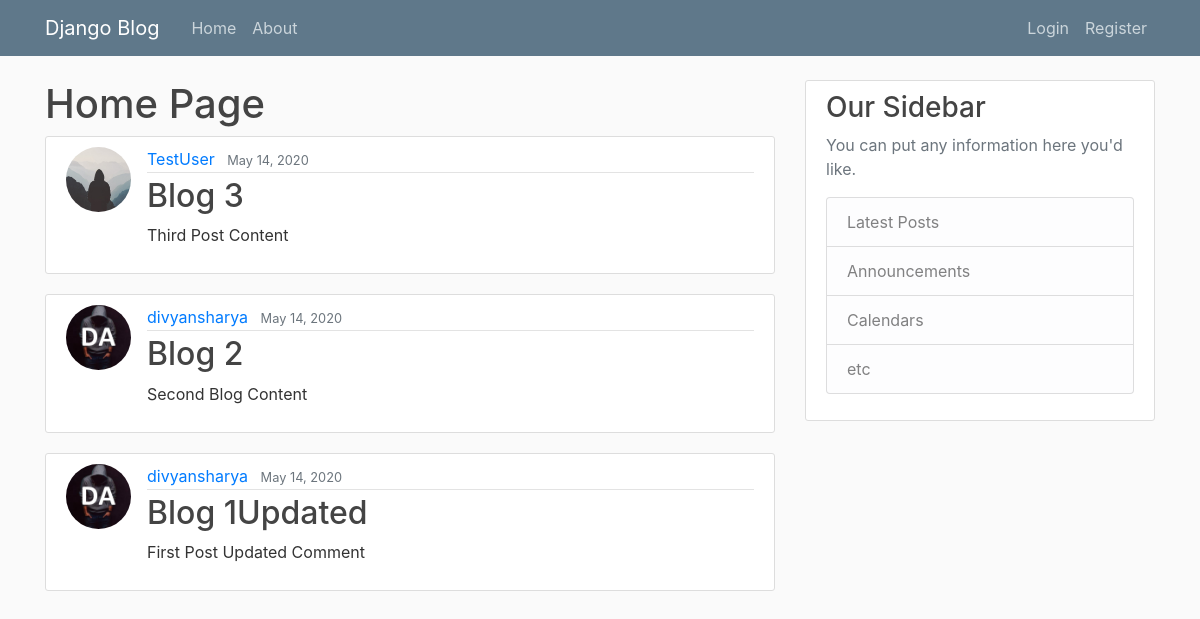
The app's page /, older data.
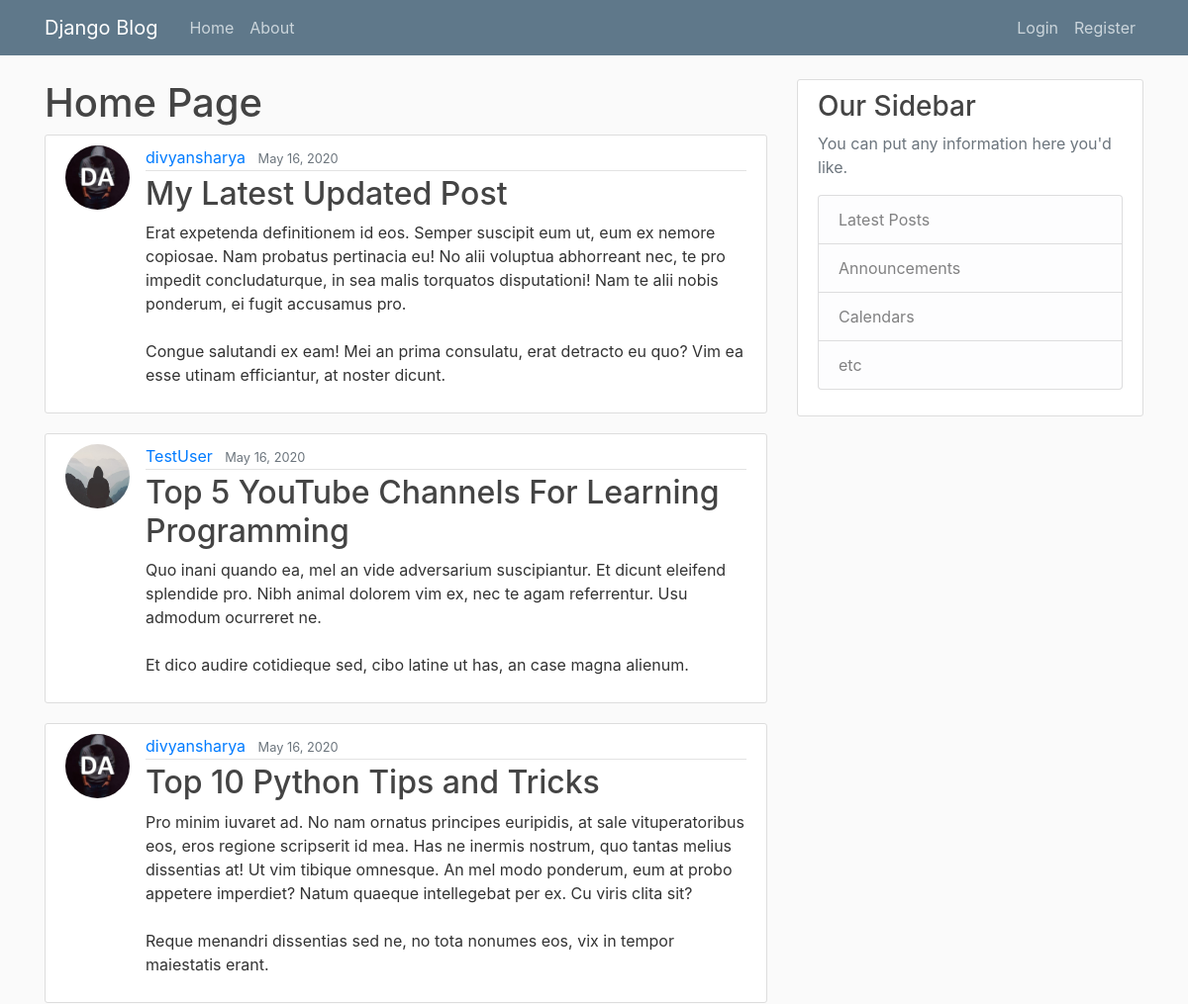
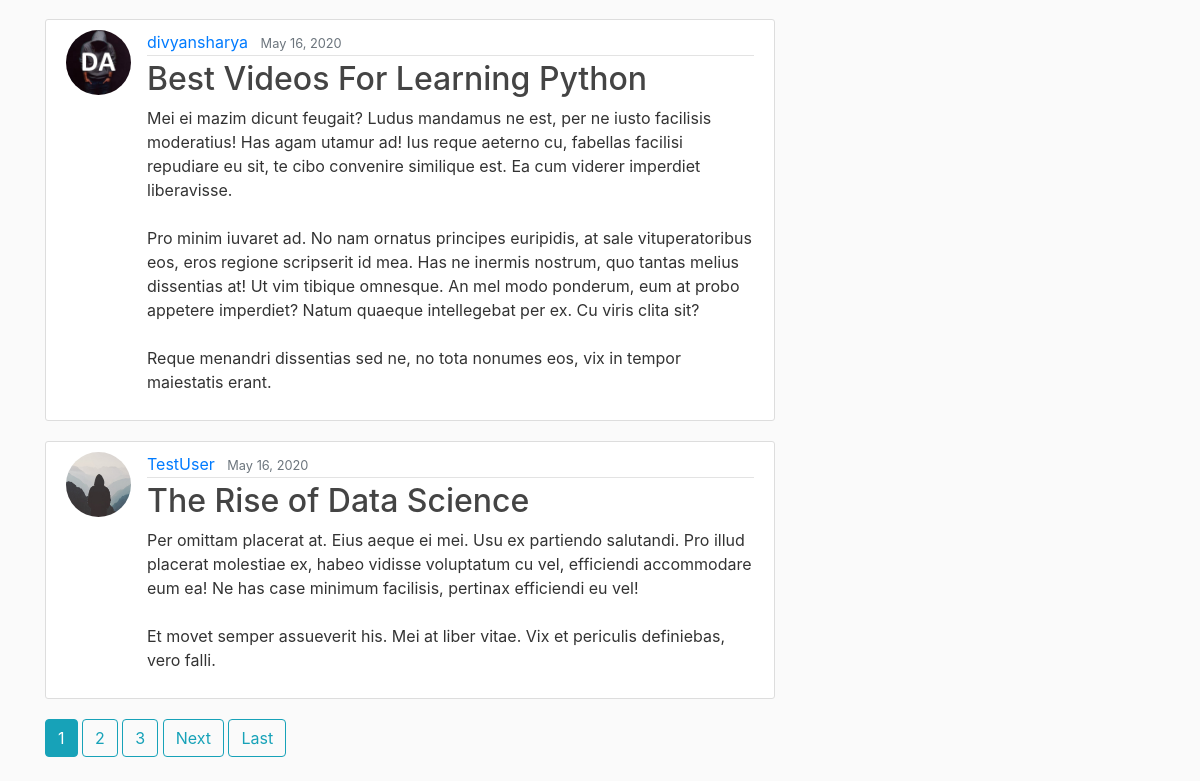
The same page, newer data (2 pictures, top to bottom).
### blog/models.py (models this page shows, shortened)
class Post(models.Model):
    title = models.CharField(max_length=100)
    content = models.TextField()
    date_posted = models.DateTimeField(default=timezone.now)
    author = models.ForeignKey(User, on_delete=models.CASCADE)

### users/models.py (models this page shows, shortened)
class Profile(models.Model):
    user = models.OneToOneField(User, on_delete=models.CASCADE)
    image = models.ImageField(default='default.jpg', upload_to='profile_pics')

### blog/views.py (the view)
# urls.py: path('', PostListView.as_view(), name='blog-home'),
class PostListView(ListView):
    model = Post
    template_name = 'blog/home.html'
    context_object_name = 'posts'
    ordering = ['-date_posted']
    paginate_by = 5

### blog/templates/blog/home.html (shortened to what this page needs)
{% extends 'blog/base.html' %}
{% block content%}
    <h1>Home Page</h1>
    {% for post in posts %}
        <article class="media content-section">
            <img class="rounded-circle article-img" src="{{ post.author.profile.image.url }}" alt="">
            <div class="media-body">
                <div class="article-metadata">
                    <a class="mr-2" href="{% url 'user-posts' post.author.username %}">{{ post.author }}</a>
                    <small class="text-muted">{{ post.date_posted | date:'F d, Y' }}</small>
                </div>
                <h2><a class="article-title" href="{% url 'post-detail' post.id %}">{{ post.title }}</a></h2>
                <p class="article-content">{{ post.content }}</p>
            </div>
        </article>
    {% endfor%}
    {% if is_paginated %}
        {% for num in page_obj.paginator.page_range %}
            {% if page_obj.number == num %}
                <a class="btn btn-info mb-4" href="?page={{ num }}">{{ num }}</a>
            {% elif num > page_obj.number|add:'-3' and num < page_obj.number|add:'3' %}
                <a class="btn btn-outline-info mb-4" href="?page={{ num }}">{{ num }}</a>
            {% endif %}
        {% endfor %}
        {% if page_obj.has_next %}
            <a class="btn btn-outline-info mb-4" href="?page={{ page_obj.next_page_number }}">Next</a>
            <a class="btn btn-outline-info mb-4" href="?page={{ page_obj.paginator.num_pages }}">Last</a>
        {% endif %}
    {% endif %}
{% endblock content%}

Row changes from the older to the newer data that the page shows:
no longer on this page (row unchanged): Post: author.profile.image (placeholder picture), author "TestUser", date_posted "May 14, 2020", title "Blog 3", content "Third Post Content"
no longer on this page (row unchanged): Post: author.profile.image (picture), author "divyansharya", date_posted "May 14, 2020", title "Blog 2", content "Second Blog Content"
no longer on this page (row unchanged): Post: author.profile.image (picture), author "divyansharya", date_posted "May 14, 2020", title "Blog 1Updated", content "First Post Updated Comment"
added Post: author.profile.image (picture), author "divyansharya", date_posted "May 16, 2020", title "My Latest Updated Post", content "Erat expetenda definitionem id eos. Semper suscipit eum ut, eum ex nemore copiosae. Nam probatus pertinacia eu! No alii voluptua abhorreant nec, te pro impedit concludaturque, in sea malis torquatos disputationi! Nam te alii nobis ponderum, ei fugit accusamus pro. Congue salutandi ex eam! Mei an prima consulatu, erat detracto eu quo? Vim ea esse utinam efficiantur, at noster dicunt."
added Post: author.profile.image (placeholder picture), author "TestUser", date_posted "May 16, 2020", title "Top 5 YouTube Channels For Learning Programming", content "Quo inani quando ea, mel an vide adversarium suscipiantur. Et dicunt eleifend splendide pro. Nibh animal dolorem vim ex, nec te agam referrentur. Usu admodum ocurreret ne. Et dico audire cotidieque sed, cibo latine ut has, an case magna alienum."
added Post: author.profile.image (picture), author "divyansharya", date_posted "May 16, 2020", title "Top 10 Python Tips and Tricks", content "Pro minim iuvaret ad. No nam ornatus principes euripidis, at sale vituperatoribus eos, eros regione scripserit id mea. Has ne inermis nostrum, quo tantas melius dissentias at! Ut vim tibique omnesque. An mel modo ponderum, eum at probo appetere imperdiet? Natum quaeque intellegebat per ex. Cu viris clita sit? Reque menandri dissentias sed ne, no tota nonumes eos, vix in tempor maiestatis erant."
added Post: author.profile.image (picture), author "divyansharya", date_posted "May 16, 2020", title "Best Videos For Learning Python", content "Mei ei mazim dicunt feugait? Ludus mandamus ne est, per ne iusto facilisis moderatius! Has agam utamur ad! Ius reque aeterno cu, fabellas facilisi repudiare eu sit, te cibo convenire similique est. Ea cum viderer imperdiet liberavisse. Pro minim iuvaret ad. No nam ornatus principes euripidis, at sale vituperatoribus eos, eros regione scripserit id mea. Has ne inermis nostrum, quo tantas melius dissentias at! Ut vim tibique omnesque. An mel modo ponderum, eum at probo appetere imperdiet? Natum quaeque intellegebat per ex. Cu viris clita sit? Reque menandri dissentias sed ne, no tota nonumes eos, vix in tempor maiestatis erant."
added Post: author.profile.image (placeholder picture), author "TestUser", date_posted "May 16, 2020", title "The Rise of Data Science", content "Per omittam placerat at. Eius aeque ei mei. Usu ex partiendo salutandi. Pro illud placerat molestiae ex, habeo vidisse voluptatum cu vel, efficiendi accommodare eum ea! Ne has case minimum facilisis, pertinax efficiendi eu vel! Et movet semper assueverit his. Mei at liber vitae. Vix et periculis definiebas, vero falli."
Text that changed along with them:
new list line: "1"
new list line: "2"
new list line: "3"
text now shown: "Next Last"
